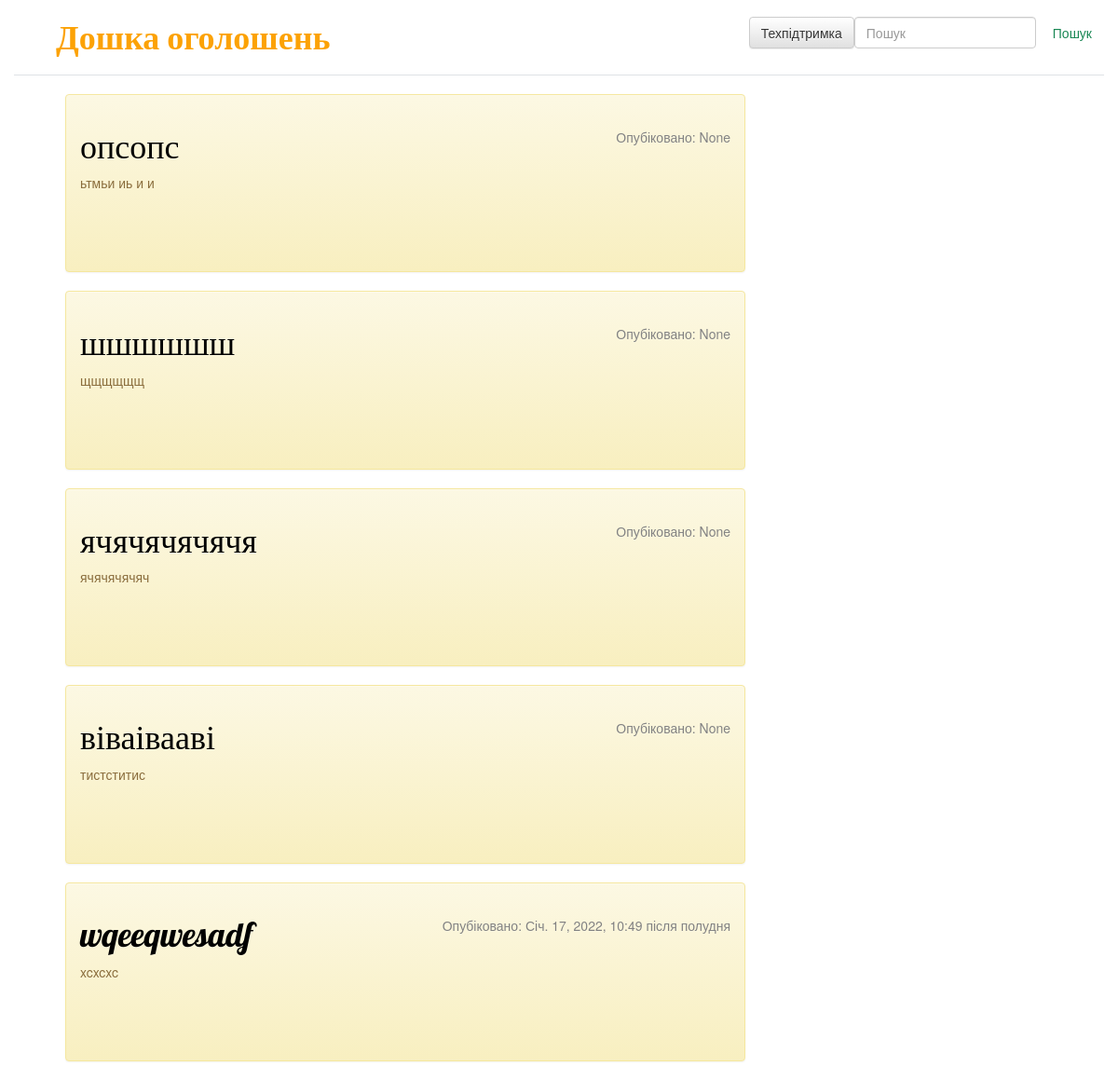
/posts_list, run on the app's committed database.
### advertisement/models.py (models this page shows, shortened)
class Task(models.Model):
    author = models.ForeignKey(settings.AUTH_USER_MODEL, on_delete=models.CASCADE)
    title = models.CharField('Заголовок', max_length=200)
    text = models.TextField('Текст оголошення')
    created_date = models.DateTimeField(default=timezone.now)
    published_date = models.DateTimeField(blank=True, null=True)

### advertisement/views.py (the view)
# urls.py: path('posts_list', views.posts_list, name='posts_list'),
def posts_list(request):
    search_query = request.GET.get('search', '')
    if search_query:
        tasks = Task.objects.filter(Q(title__icontains=search_query) | Q(text__icontains=search_query))
    else:
        tasks = Task.objects.all()
    return render(request, 'advertisement/posts_list.html', {'tasks': tasks})

### advertisement/templates/advertisement/posts_list.html (shortened to what this page needs)
{% extends 'advertisement/base.html' %}
{% block content %}
    {% for task in tasks %}
        <div class="alert alert-warning mt-2">
            <div class="post">
                <div class="date">
                    <p>Опубіковано: {{ task.published_date }}</p>
                </div>
                <h1><a href="{% url 'detail' pk=task.pk %}">{{ task.title }}</a></h1>
                <p>{{ task.text|linebreaksbr }}</p>
            </div>
        </div>
    {% endfor %}
{% endblock %}

### advertisement/templates/advertisement/base.html (shortened to what this page needs)
{% load static %}
<!doctype html>
<html lang="en">
<head>
    <link  rel="stylesheet" href="https://cdn.jsdelivr.net/npm/bootstrap@5.1.3/dist/css/bootstrap.min.css">
    <link rel="stylesheet" href="//maxcdn.bootstrapcdn.com/bootstrap/3.2.0/css/bootstrap.min.css">
    <link rel="stylesheet" href="//maxcdn.bootstrapcdn.com/bootstrap/3.2.0/css/bootstrap-theme.min.css">
    <link rel="stylesheet" href="{% static 'css/style.css' %}">
</head>
<body bgcolor="#ccffcc">
<div class="d-flex flex-column flex-md-row align-items-center pb-3 mb-4 border-bottom">
      <a>
        <svg xmlns="http://www.w3.org/2000/svg" width="40" height="32" class="me-2" viewBox="0 0 118 94" role="img"><title>Дошка оголошень</title></svg>
          <span class="fs-4"><h1><a href="/"><b>Дошка оголошень</b></a></h1></span>
      </a>
      <nav class="d-inline-flex mt-2 mt-md-0 ms-md-auto">
        <a class="btn btn-default" class="me-3 py-2 text-dark text-decoration-none" href="feedback/contact">Техпідтримка</a>
        <form class="d-flex" action="{% url 'posts_list' %}" method="get">
          <input class="form-control me-2"  type="search" placeholder="Пошук" aria-label="Search" name="search">
          <button class="btn btn-outline-success" type="submit">Пошук</button>
        </form>
      </nav>
    </div>
        <div class="content container">
            <div class="row">
                <div class="col-md-8">
                    {% block content %}
                    {% endblock %}
                </div>
            </div>
        </div>
</body>
</html>

### advertisement/static/css/style.css (style rules this page uses)
h1 a { color: #FCA205; font-family: 'Lobster'; }
body { padding-left: 15px; padding-right: 15px; }
.content { margin-left: 40px; }
h1, h2, h3, h4 { font-family: 'Lobster', cursive; }
.date { float: right; color: #828282; }
.post { margin-bottom: 70px; }
.post h1 a, .post h1 a:visited { color: #000000; }

### data on the page
Task: published_date "None", title "опсопс", text "ьтмьи иь и и"
Task: published_date "None", title "шшшшшш", text "щщщщщщ"
Task: published_date "None", title "ячячячячячя", text "ячячячячяч"
Task: published_date "None", title "віваівааві", text "тистститис"
Task: published_date "Січ. 17, 2022, 10:49 після полудня", title "wqeeqwesadf", text "xcxcxc"
